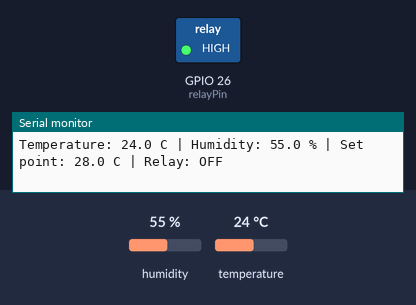
Recording of a sketch running on a simulated ESP32. Parts: switched loads named in the sketch (green lamp = pin HIGH), the last lines printed to the serial monitor. Inputs (shaded band) come from the test bench; at power-on: temperature 24 °C, humidity 55 %.

Above: at 5.8 s.
5.9 s: temperature set to 28 °C
9.6 s: temperature set to 29.3 °C
At 11.4 s:
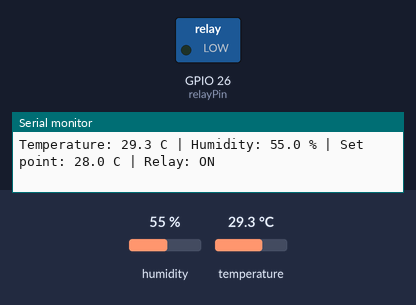
13.3 s: temperature set to 28.2 °C
17.0 s: temperature set to 27.1 °C
At 18.3 s:
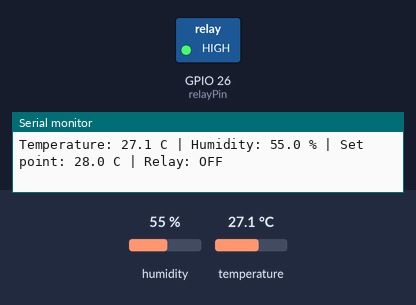
20.7 s: temperature set to 33 °C
At 23.3 s:
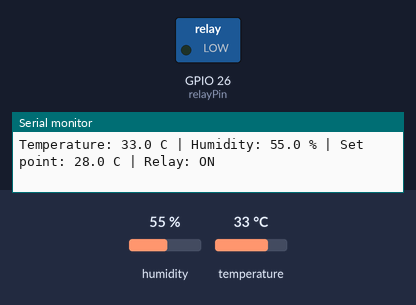
Timing chart, 0 to 24.8 s (numbered marks = the images above; inputs shaded):
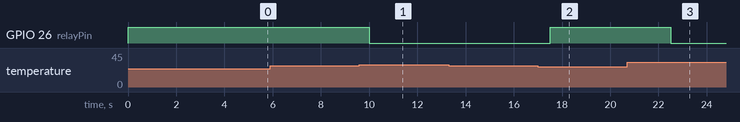

Measured:
- the behaviour switches between 28.4 and 28.5 °C on temperature (found by bisection; images 0 and 1)
- the behaviour switches between 27.6 and 27.5 °C on temperature (found by bisection; images 1 and 2)
- after the input at 9.6 s, GPIO 26 (relayPin): HIGH → LOW after 0.41 s
- after the input at 17.0 s, GPIO 26 (relayPin): LOW → HIGH after 0.51 s
- after the input at 20.7 s, GPIO 26 (relayPin): HIGH → LOW after 1.8 s

The sketch:

07_Temperature_Relay_Control.ino
```cpp
// CarloHustle TV - ESP32 Daily Project 07
// DHT22 thermostat relay controller with hysteresis and a sensor-failure safe state.

#include <Adafruit_Sensor.h>
#include <DHT.h>

const int dhtPin = 4;
const int relayPin = 26;
const int dhtType = DHT22;
const bool relayActiveLow = true;
const bool coolingMode = true;
const float setPointC = 28.0;
const float hysteresisC = 1.0;
const unsigned long readingIntervalMs = 2500;

DHT dht(dhtPin, dhtType);
bool relayOn = false;
unsigned long lastReadingAt = 0;

void setRelay(bool shouldBeOn) {
  relayOn = shouldBeOn;
  const bool pinLevel = relayActiveLow ? !relayOn : relayOn;
  digitalWrite(relayPin, pinLevel ? HIGH : LOW);
}

void controlTemperature(float temperatureC) {
  const float lowerThreshold = setPointC - hysteresisC / 2.0;
  const float upperThreshold = setPointC + hysteresisC / 2.0;

  if (coolingMode) {
    if (temperatureC >= upperThreshold) {
      setRelay(true);
    } else if (temperatureC <= lowerThreshold) {
      setRelay(false);
    }
  } else {
    if (temperatureC <= lowerThreshold) {
      setRelay(true);
    } else if (temperatureC >= upperThreshold) {
      setRelay(false);
    }
  }
}

void readAndControl() {
  const float humidity = dht.readHumidity();
  const float temperatureC = dht.readTemperature();

  if (isnan(humidity) || isnan(temperatureC)) {
    setRelay(false);
    Serial.println("DHT22 read failed. Relay forced OFF.");
    return;
  }

  controlTemperature(temperatureC);
  Serial.printf(
    "Temperature: %.1f C | Humidity: %.1f %% | Set point: %.1f C | Relay: %s\n",
    temperatureC,
    humidity,
    setPointC,
    relayOn ? "ON" : "OFF"
  );
}

void setup() {
  Serial.begin(115200);

  // Set the safe relay level before enabling the output.
  setRelay(false);
  pinMode(relayPin, OUTPUT);
  setRelay(false);

  dht.begin();
  Serial.printf(
    "Temperature relay controller started in %s mode.\n",
    coolingMode ? "cooling" : "heating"
  );
}

void loop() {
  const unsigned long now = millis();
  if (now - lastReadingAt >= readingIntervalMs) {
    lastReadingAt = now;
    readAndControl();
  }
}
```
